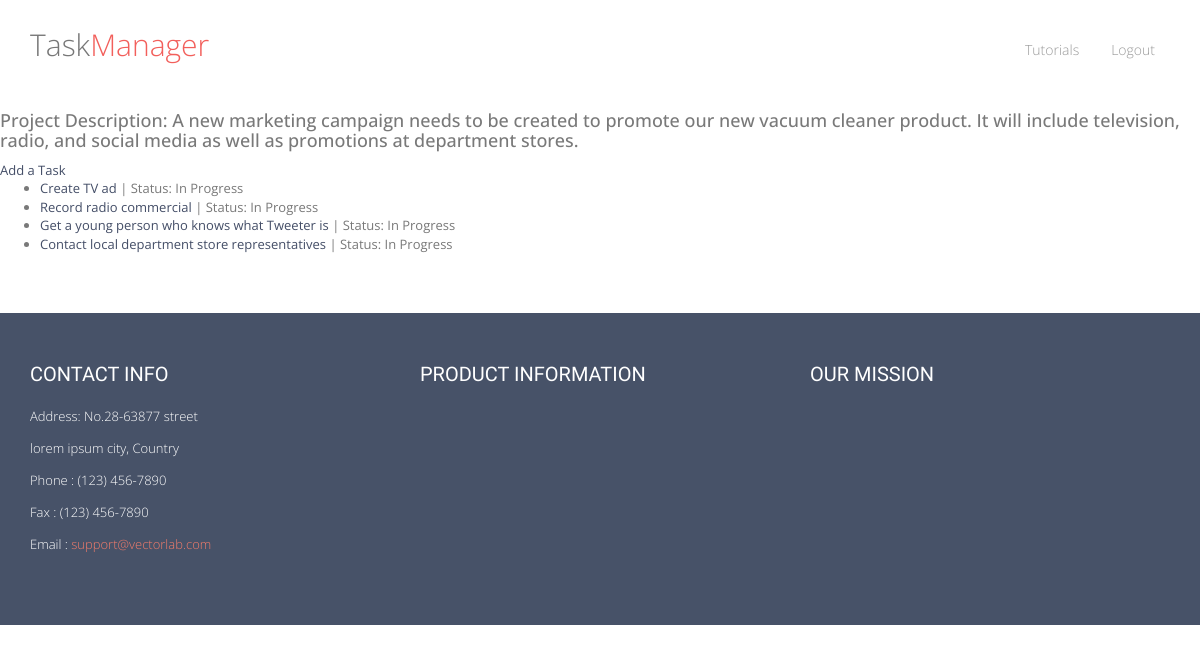
The page /taskManager/7/ (signed in) on the database its author committed.
### taskManager/models.py (models this page shows, shortened)
class Project(models.Model):
	project_title = models.CharField(max_length = 50, default = 'Default')
	project_text = models.CharField(max_length = 500)
	start_date = models.DateTimeField('date started')
	users_assinged = models.ManyToManyField(User)

class Task(models.Model):
	assoc_project = models.ForeignKey(Project, default=1)
	task_text = models.CharField(max_length = 200)
	pub_date = models.DateTimeField('date created')
	completed = models.NullBooleanField(default = False)
	users_assinged = models.ManyToManyField(User)

### taskManager/views.py (the view)
# urls.py: url(r'^(?P<project_id>\d+)/$', views.proj_details, name = 'proj_details'),
def proj_details(request, project_id):
    proj = Project.objects.get(pk = project_id)
    logged_in = True
    admin_level = False
    if request.user.groups.filter(name='admin_g').exists():
        admin_level = True
    assigned_to = False
    if proj.users_assinged.filter(username= request.user.username).exists():
        assigned_to = True
    elif admin_level == True:
        assigned_to = True
    if not request.user.is_authenticated():
        logged_in =False
    return render(request, 'taskManager/proj_details.html', {'proj':proj, 'assigned_to':assigned_to, 'logged_in':logged_in})

### taskManager/templates/taskManager/proj_details.html (shortened to what this page needs)
{% extends 'taskManager/base.html' %}
{% block content %}
{% if logged_in == True %}
{% if assigned_to == False%}
<h4>You have not been assigned to this project nor have the permissions necessary, therefore
you will not be able to see the project details</h4>
{% else %}
<h4>Project Description: {{proj.project_text}}</h4>
<a href = "{% url 'taskManager:new_task' proj.id %}"> Add a Task </a>
<ul>
{% for task in proj.task_set.all %}
    <li> <a href="{% url 'taskManager:detail' proj.project_title task.id%}">{{ task.task_text|truncatechars:60 }}</a> | Status:
    {% if task.completed == True %}
    	Complete
    {% else %}
    	In Progress
    {% endif %}
    </li>
{% endfor %}
</ul>
{% endif %}
{% else %}
<h4> Please log in to see project details </h4>
<p><a href = "/taskManager/login/">Log in</a></p>
{% endif %}
{%  endblock %}

### taskManager/static/taskManager/css/style.css (style rules this page uses)
body { color: #797979; font-family: 'Open Sans', sans-serif; padding: 0px !important; margin: 0px !important; font-size:13px; }
a, a:hover, a:focus { text-decoration: none; outline: none; }
h1,h2,h3,h4,h5,h6 { font-family: 'Open Sans', sans-serif; }
a { color: #444e67; }

### rows shown on the page
Project: project_text "A new marketing campaign needs to be created to promote our new vacuum cleaner product. It will include television, radio, and social media as well as promotions at department stores."
Task: task_text "Create TV ad", completed "In Progress"
Task: task_text "Record radio commercial", completed "In Progress"
Task: task_text "Get a young person who knows what Tweeter is", completed "In Progress"
Task: task_text "Contact local department store representatives", completed "In Progress"
